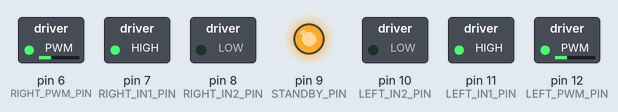
This sketch was run on a simulated Arduino Mega 2560, built with avr-gcc and run on an emulated ATmega2560. Parts: switched loads named in the sketch (green lamp = pin HIGH), output pins drawn as LEDs (lit = HIGH). What the sketch prints to the serial monitor is not drawn.

Above: at 0.1 s.
Timing chart, 0 to 1.6 s (numbered marks = the images above):
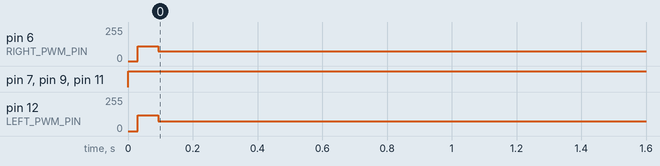

The sketch:

PID.ino
```cpp
#include <PIDController.h>

// Motor A (Left Motor)
#define LEFT_PWM_PIN 12
#define LEFT_IN1_PIN 11
#define LEFT_IN2_PIN 10

// Motor B (Right Motor)
#define RIGHT_PWM_PIN 6
#define RIGHT_IN1_PIN 7
#define RIGHT_IN2_PIN 8

// Standby pin
#define STANDBY_PIN 9

// Encoder A and B pins for Left Motor
#define LEFT_ENCODER_PIN_A 31
#define LEFT_ENCODER_PIN_B 32

// Encoder A and B pins for Right Motor
#define RIGHT_ENCODER_PIN_A 0
#define RIGHT_ENCODER_PIN_B 1

// PID constants for Left Motor
#define LEFT_KP 1.00
#define LEFT_KD 0.60
#define LEFT_KI 0.00

// PID constants for Right Motor
#define RIGHT_KP 1.00
#define RIGHT_KD 0.50
#define RIGHT_KI 0.00

// Target distance to rotate motors (in encoder counts)
int targetDistanceLeft = 750;
int targetDistanceRight = 750;

volatile int encoderPosLeft = 0;
volatile int encoderPosRight = 0;
volatile boolean aStateLeft;
volatile boolean bStateLeft;
volatile boolean aStateRight;
volatile boolean bStateRight;

PIDController pidLeft;
PIDController pidRight;

void setup() {
  Serial.begin(9600);

  pinMode(LEFT_PWM_PIN, OUTPUT);
  pinMode(LEFT_IN1_PIN, OUTPUT);
  pinMode(LEFT_IN2_PIN, OUTPUT);
  pinMode(RIGHT_PWM_PIN, OUTPUT);
  pinMode(RIGHT_IN1_PIN, OUTPUT);
  pinMode(RIGHT_IN2_PIN, OUTPUT);
  pinMode(STANDBY_PIN, OUTPUT);

  attachInterrupt(digitalPinToInterrupt(LEFT_ENCODER_PIN_A), leftEncoderISR, CHANGE);
  attachInterrupt(digitalPinToInterrupt(RIGHT_ENCODER_PIN_A), rightEncoderISR, CHANGE);

  pidLeft.begin();
  pidLeft.tune(LEFT_KP, LEFT_KI, LEFT_KD);
  pidLeft.limit(30, 200);

  pidRight.begin();
  pidRight.tune(RIGHT_KP, RIGHT_KI, RIGHT_KD);
  pidRight.limit(30, 200);
}

void forward(int targetDistanceLeft, int targetDistanceRight) {
  pidLeft.setpoint(targetDistanceLeft);
  pidRight.setpoint(targetDistanceRight);
  bool notDone = true;
  while (notDone) {
    if (encoderPosLeft < targetDistanceLeft && encoderPosRight < targetDistanceRight) {
      digitalWrite(LEFT_IN1_PIN, HIGH);
      digitalWrite(LEFT_IN2_PIN, LOW);
      digitalWrite(RIGHT_IN1_PIN, HIGH);
      digitalWrite(RIGHT_IN2_PIN, LOW);
      digitalWrite(STANDBY_PIN, HIGH);

      int motorSpeedLeft = pidLeft.compute(encoderPosLeft);
      int motorSpeedRight = pidRight.compute(encoderPosRight);

      Serial.print("Left Speed: ");
      Serial.print(motorSpeedLeft);
      Serial.print(" Right Speed: ");
      Serial.print(motorSpeedRight);
      Serial.print(" Left Count: ");
      Serial.print(encoderPosLeft);
      Serial.print(" Right Count: ");
      Serial.println(encoderPosRight);

      analogWrite(LEFT_PWM_PIN, abs(motorSpeedLeft));
      analogWrite(RIGHT_PWM_PIN, abs(motorSpeedRight));
    } else {
      encoderPosLeft -= targetDistanceLeft;
      encoderPosRight -= targetDistanceRight;
      analogWrite(LEFT_PWM_PIN, 0);
      analogWrite(RIGHT_PWM_PIN, 0);
      notDone = false;
    }
  }
}

void loop() {
  Serial.print("Left Count: ");
  Serial.print(encoderPosLeft);
  Serial.print(" Right Count: ");
  Serial.println(encoderPosRight);

  forward(targetDistanceLeft, targetDistanceRight);
  delay(2000);
  forward(targetDistanceLeft, targetDistanceRight);
}

void leftEncoderISR() {
  aStateLeft = digitalRead(LEFT_ENCODER_PIN_A);
  bStateLeft = digitalRead(LEFT_ENCODER_PIN_B);

  if (aStateLeft == bStateLeft)
    encoderPosLeft++;
  else
    encoderPosLeft--;
}

void rightEncoderISR() {
  aStateRight = digitalRead(RIGHT_ENCODER_PIN_A);
  bStateRight = digitalRead(RIGHT_ENCODER_PIN_B);

  if (aStateRight == bStateRight)
    encoderPosRight--;
  else
    encoderPosRight++;
}
```

Measured:
- by itself, pin 6 (RIGHT_PWM_PIN): 0/255 → 112/255 at 0.03 s, → 75/255 0.06 s later
- by itself, pin 7 (RIGHT_IN1_PIN), pin 9 (STANDBY_PIN), pin 11 (LEFT_IN1_PIN): LOW → HIGH at 0.00 s
- by itself, pin 12 (LEFT_PWM_PIN): 0/255 → 120/255 at 0.03 s, → 75/255 0.06 s later
